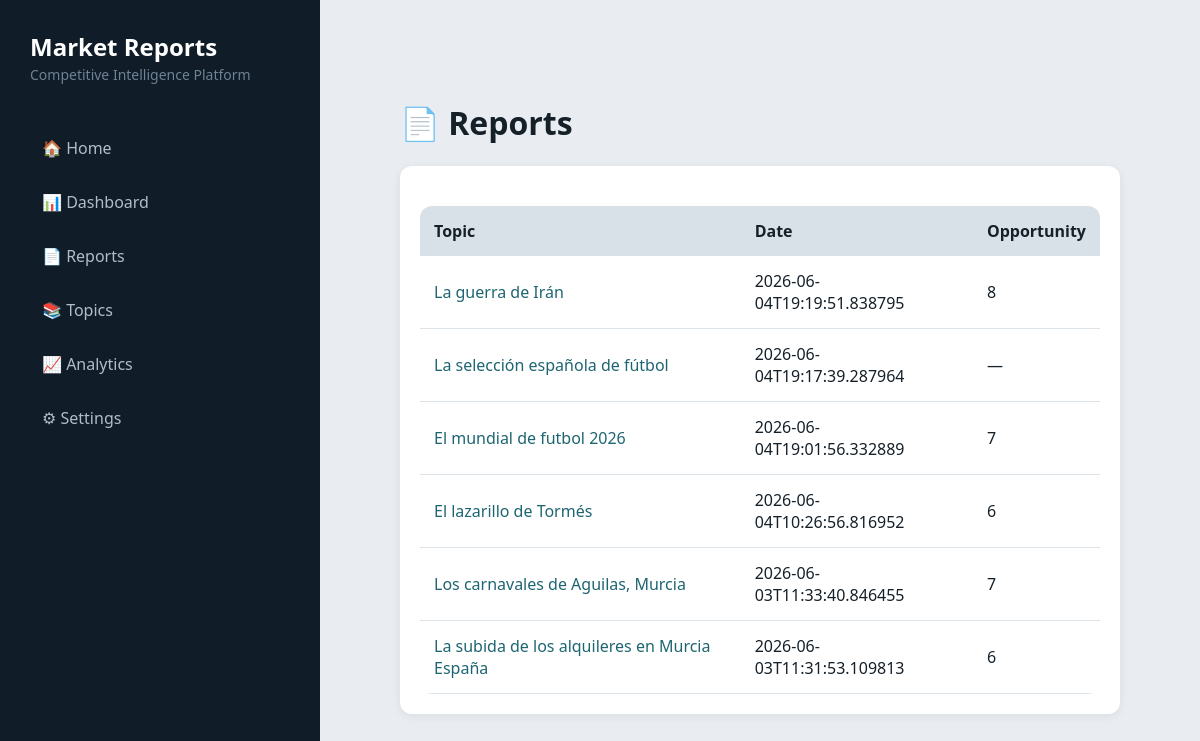
/reports, run on an earlier commit of the app's database.
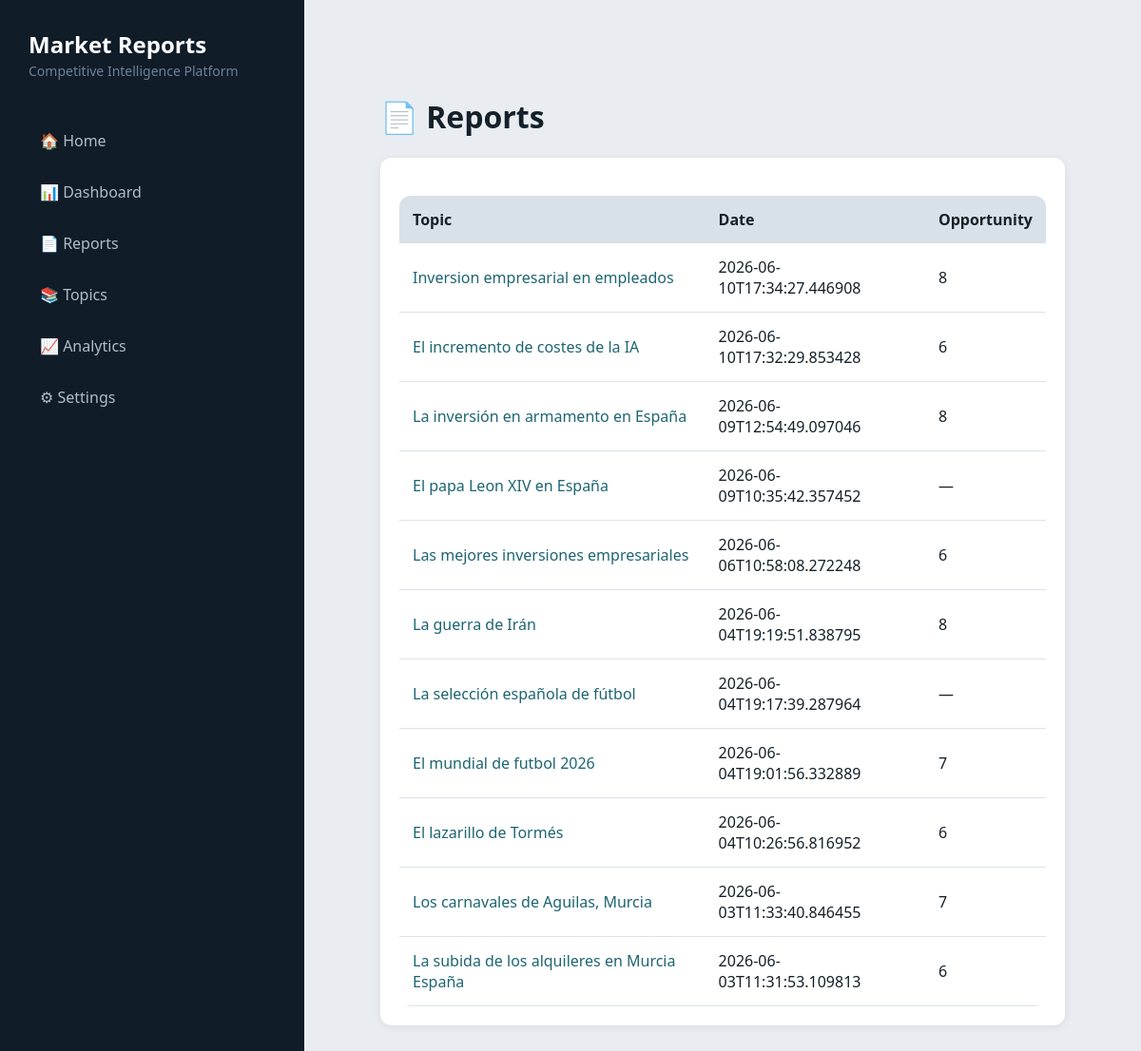
And on a later commit of the database.
### tables this page shows
CREATE TABLE reports (

        id INTEGER PRIMARY KEY AUTOINCREMENT,

        topic TEXT NOT NULL,

        created_at TEXT NOT NULL,

        market_opportunity INTEGER,

        competitive_threat INTEGER,

        technology_maturity INTEGER,

        regulatory_risk INTEGER,

        investment_attractiveness INTEGER,

        markdown_path TEXT,

        pdf_path TEXT
    , md_path TEXT);

### app/dashboard/server.py (the view)
@app.get("/reports")
def reports_page(request: Request):
    reports = get_all_reports()
    return templates.TemplateResponse(
        request=request,
        name="reports.html",
        context={
            "reports": reports
        }
    )

### app/dashboard/templates/reports.html
{% set title = "Reports" %}
{% extends "base.html" %}
{% block content %}
<h1>📄 Reports</h1>
<div class="card">
    <table>
        <tr>
            <th>Topic</th>
            <th>Date</th>
            <th>Opportunity</th>
        </tr>
        {% for report in reports %}
        <tr>
            <td>
                <a href="/topic/{{ report[1]|trim|urlencode }}">
                    {{ report[1]|trim }}
                </a>
            </td>
            <td>{{ report[2] }}</td>
            <td>{{ report[3] if report[3] is not none else '—' }}</td>
        </tr>
        {% endfor %}
    </table>
</div>
{% endblock %}

What changed in the data, as far as the page shows it:
added reports: topic "Inversion empresarial en empleados", created_at "2026-06-10T17:34:27.446908", market_opportunity "8"
added reports: topic "El incremento de costes de la IA", created_at "2026-06-10T17:32:29.853428", market_opportunity "6"
added reports: topic "La inversión en armamento en España", created_at "2026-06-09T12:54:49.097046", market_opportunity "8"
added reports: topic "El papa Leon XIV en España", created_at "2026-06-09T10:35:42.357452", report "—"
added reports: topic "Las mejores inversiones empresariales", created_at "2026-06-06T10:58:08.272248", market_opportunity "6"
